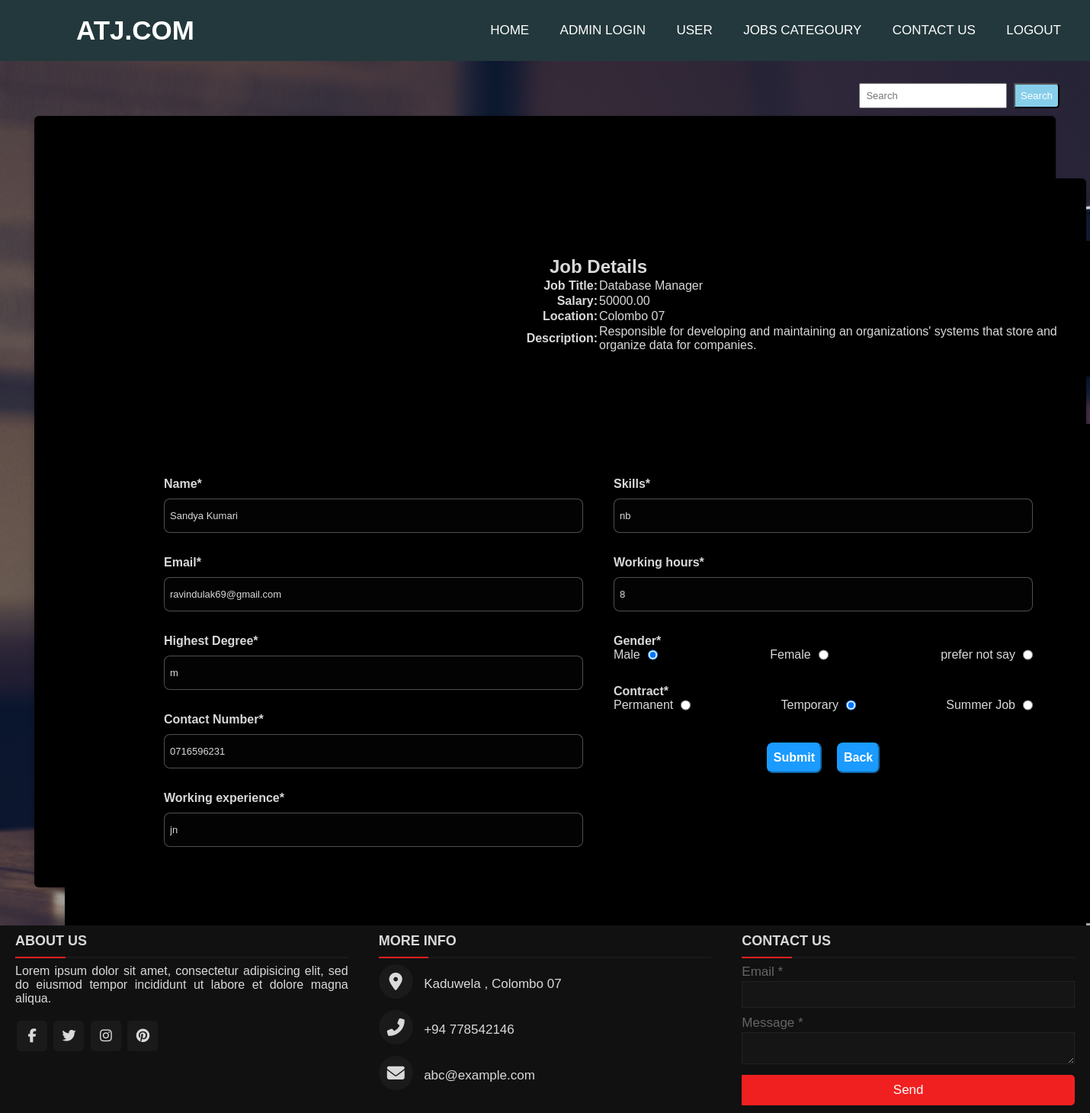
Page /edit_application.php?id=3 (signed in) on the committed database.
### tables this page shows
CREATE TABLE `job_list` (
  `id` int(11) NOT NULL,
  `job_title` varchar(255) DEFAULT NULL,
  `salary` decimal(10,2) DEFAULT NULL,
  `location` varchar(45) DEFAULT NULL,
  `description` varchar(500) DEFAULT NULL
);

CREATE TABLE `job_applications` (
  `id` int(11) NOT NULL,
  `name` varchar(100) DEFAULT NULL,
  `email` varchar(100) DEFAULT NULL,
  `highest_degree` varchar(100) DEFAULT NULL,
  `contact_number` varchar(20) DEFAULT NULL,
  `working_experience` varchar(100) DEFAULT NULL,
  `skills` varchar(100) DEFAULT NULL,
  `working_hours` varchar(20) DEFAULT NULL,
  `gender` varchar(20) DEFAULT NULL,
  `contract` varchar(20) DEFAULT NULL,
  `job_id` int(11) DEFAULT NULL,
  `user_id` int(11) DEFAULT NULL
);

### edit_application.php (the view, shortened to what this page needs)
<?php require_once('inc/connection.php'); ?>
<?php include_once('inc/header.php') ?>
<?php
if (isset($_GET['id'])) {
    $job_id = $_GET['id'];
    $query = "SELECT * FROM job_list WHERE id = ?";
    $stmt = $conn->prepare($query);
    $stmt->bind_param("s", $job_id);
    $stmt->execute();
    $result = $stmt->get_result();
    if ($result->num_rows > 0) {
        $job = $result->fetch_assoc();
    } else {
        echo "Job not found!";
        exit();
    }
} else {
    echo "Invalid job ID!";
    exit();
}
$user_id = $_SESSION['user_id'];
$job_id = $_GET['id'];
$stmt = $conn->prepare("SELECT * FROM job_applications WHERE id = ? AND user_id = ?");
$stmt->bind_param("ss", $job_id, $user_id);
$stmt->execute();
$result = $stmt->get_result();
if ($row = $result->fetch_assoc()) {
    $name = $row['name'];
    $email = $row['email'];
    $highestDegree = $row['highest_degree'];
    $contactNumber = $row['contact_number'];
    $workingExperience = $row['working_experience'];
    $skills = $row['skills'];
    $workingHours = $row['working_hours'];
    $gender = $row['gender'];
    $contract = $row['contract'];
} else {
    header('Location: error.php');
    exit();
}
?>
<div class="container">
    <link rel="stylesheet" href="./style/add_application.css">
    <link rel="stylesheet" href="style/stylef.css">
    <section>
        <div class="container">
            <div class="container" style="display: flex; justify-content:center; flex-direction:column">
                <h2 style="text-align: center;">Job Details</h2>
                <table class="job-details">
                    <tr>
                        <th style="width:50%;text-align: right;">Job Title:</th>
                        <td style="width:50%;text-align: left;"><?php echo $job['job_title']; ?></td>
                    </tr>
                    <tr>
                        <th style="width:50%;text-align: right;">Salary:</th>
                        <td style="width:50%;text-align: left;"><?php echo $job['salary']; ?></td>
                    </tr>
                    <tr>
                        <th style="width:50%;text-align: right;">Location:</th>
                        <td style="width:50%;text-align: left;"><?php echo $job['location']; ?></td>
                    </tr>
                    <tr>
                        <th style="width:50%;text-align: right;">Description:</th>
                        <td style="width:50%;text-align: left;"><?php echo $job['description']; ?></td>
                    </tr>
                </table>
            </div>
            <div class="container ">
                <form class="apply-form " method="post">
                    <div class="from-left">
                        <div class="form-i-group">
                            <label class="form-lable">Name*</label>
                            <input type="text" name="name" class="from-input" value="<?php echo $name; ?>" required>
                        </div>
                        <div class="form-i-group">
                            <label class="form-lable">Email*</label>
                            <input type="email" name="email" class="from-input" value="<?php echo $email; ?>" required>
                        </div>
                        <div class="form-i-group">
                            <label class="form-lable">Highest Degree*</label>
                            <input type="text" name="highest_degree" class="from-input" value="<?php echo $highestDegree; ?>" required>
                        </div>
                        <div class="form-i-group">
                            <label class="form-lable">Contact Number*</label>
                            <input type="text" name="contact_number" class="from-input" value="<?php echo $contactNumber; ?>" required>
                        </div>
                        <div class="form-i-group">
                            <label class="form-lable">Working experience*</label>
                            <input type="text" name="working_experience" class="from-input" value="<?php echo $workingExperience; ?>" required>
                        </div>
                    </div>
                    <div class="from-right">
                        <div class="form-i-group">
                            <label class="form-lable">Skills*</label>
                            <input type="text" name="skills" class="from-input" value="<?php echo $skills; ?>" required>
                        </div>
                        <div class="form-i-group">
                            <label class="form-lable">Working hours*</label>
                            <input type="text" name="working_hours" class="from-input" value="<?php echo $workingHours; ?>" required>
                        </div>
                        <div class="form-i-group">
                            <label class="form-lable">Gender*</label>
                            <div class="gc-redio">
                                <div class="g-radio">
                                    <label for="male">Male</label>
                                    <input type="radio" name="gender" value="male" required id="male" <?php echo ($gender == 'male') ? 'checked' : ''; ?>>
                                </div>
                                <div class="g-radio">
                                    <label for="female">Female</label>
                                    <input type="radio" name="gender" value="female" required id="female" <?php echo ($gender == 'female') ? 'checked' : ''; ?>>
                                </div>
                                <div class="g-radio">
                                    <label for="notsay">prefer not say</label>
                                    <input type="radio" name="gender" value="prefer not say" required id="notsay" <?php echo ($gender == 'prefer not say') ? 'checked' : ''; ?>>
                                </div>
                            </div>
                        </div>
                        <div class="form-i-group">
                            <label class="form-lable">Contract*</label>
                            <div class="gc-redio">
                                <div class="g-radio">
                                    <label for="permanent">Permanent</label>
                                    <input type="radio" name="contract" value="Permanent" required id="permanent" <?php echo ($contract == 'Permanent') ? 'checked' : ''; ?>>
                                </div>
                                <div class="g-radio">
                                    <label for="temporary">Temporary</label>
                                    <input type="radio" name="contract" value="Temporary" required id="temporary" <?php echo ($contract == 'Temporary') ? 'checked' : ''; ?>>
                                </div>
                                <div class="g-radio">
                                    <label for="summerjob">Summer Job</label>
                                    <input type="radio" name="contract" value="Summer Job" required id="summerjob" <?php echo ($contract == 'Summer Job') ? 'checked' : ''; ?>>
                                </div>
                            </div>
                        </div>
                        <div class="btn-group">
                            <button class="form-btn" type="submit">Submit</button>
                            <button class="form-btn" type="button" id="reset" onclick="reloadPage()">Back</button>
                        </div>
                    </div>
                </form>
            </div>
    </section>
</div>
<?php include_once('inc/footer.php') ?>

### style/stylef.css (style rules this page uses)
* { padding: 0; margin: 0; text-decoration: none; list-style: none; box-sizing: border-box; }
body { font-family: montserrat; }
button { background: skyblue; float: none; color: white; border-radius: 0 5px 5px 0; cursor: pointer; position: right; padding: 7px; font-family: sans-serif; }
input { padding: 7px; border-style: circle; font-size: 13px; font-family: sans-serif; }
section { height: 120%; height: calc(120vh - 80px); }
body { background: url(images/B2.jpg) no-repeat; background-size: cover; }
* { margin: 0; padding: 0; box-sizing: border-box; font-family: "Poppins", sans-serif; }
.container { max-width: 1340px; width: 110%; background: black; border-radius: 6px; padding: 20px 60px 30px 40px; box-shadow: 0 5px 10px rgba(0, 0, 0, 0.2); margin-top: 5%; }
* { margin: 0; padding: 0; color: #d9d9d9; box-sizing: border-box; font-family: 'Poppins', sans-serif; }

### style/add_application.css (style rules this page uses)
.apply-form { display: flex; justify-content: space-between; padding: 30px; box-shadow: 0 4px 8px 0 rgba(0, 0, 0, 0.2), 0 6px 20px 0 rgba(0, 0, 0, 0.19); border-radius: 15px; }
.container { max-width: 1200px; margin: auto; margin-top: 40px; margin-bottom: 50px; }
.from-input { width: 100%; height: 45px; border-radius: 8px; margin-top: 10px; background: rgba(255, 255, 255, 0.01); box-shadow: 0 4px 30px rgba(0, 0, 0, 0.1); backdrop-filter: blur(5px); -webkit-backdrop-filter: blur(5px); border: 1px solid rgba(255, 255, 255, 0.3); }
.from-left, .from-right { margin: 10px; width: 50%; }
.form-i-group { margin: 10px; margin-bottom: 30px; }
.g-radio { display: flex; flex-direction: row; }
.g-radio label { margin-right: 10px; }
.gc-redio { display: flex; justify-content: space-between; }
.form-lable { font-weight: bold; margin-bottom: 20px; }
.form-btn { height: 40px; font-size: 16px; font-weight: bold; border-radius: 8px; margin: 10px; background-color: #1b9bff; border-color: #1b9bff; }
.btn-group { display: flex; justify-content: center; }
section { height: auto; min-height: 100vh; margin-bottom: 20px; }

### rows in the picture
job_list: job_title "Database Manager", salary "50000.00", location "Colombo 07", description "Responsible for developing and maintaining an organizations' systems that store and organize data for companies."
job_applications: name "Sandya Kumari", email "ravindulak69@gmail.com", highest_degree "m", contact_number "0716596231", working_experience "jn", skills "nb", working_hours "8", gender "☑ Male", gender "☐ Female", gender "☐ prefer not say", contract "☐ Permanent", contract "☑ Temporary", contract "☐ Summer Job"
